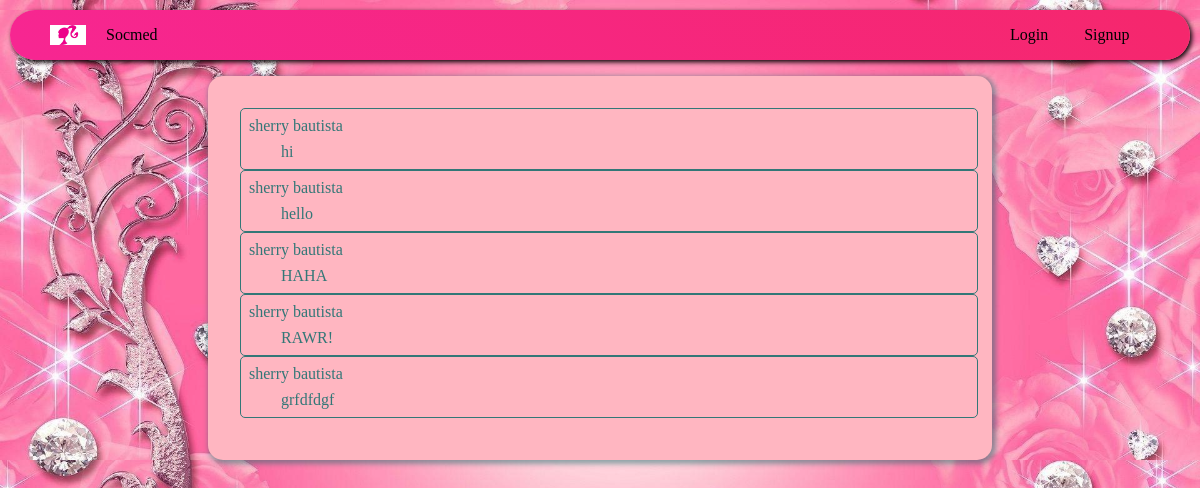
The app's page /timeline.php with its own data.
### tables this page shows
CREATE TABLE `post` (
  `pid` int(11) NOT NULL,
  `aid` int(11) NOT NULL,
  `content` text NOT NULL,
  `post_date` date NOT NULL,
  `post_time` time NOT NULL
);

CREATE TABLE `account` (
  `aid` int(11) NOT NULL,
  `email` varchar(128) NOT NULL,
  `firstname` varchar(128) NOT NULL,
  `lastname` varchar(128) NOT NULL,
  `password` varchar(512) NOT NULL
);

### models/load_all_post.php (the view, shortened to what this page needs)
<?php
include 'db/dbconnect.php';
$sql = "SELECT account.aid,"
        . " account.firstname,"
        . " account.lastname,"
        . " post.pid,"
        . " post.content,"
        . " post.post_date,"
        . " post.post_time "
        . " FROM account "
        . " INNER JOIN post ON account.aid=post.aid;";
$result=$con->query($sql);
while( $row=mysqli_fetch_assoc($result)) {
    echo "<div class='post'>";
        echo "<div class='post-name'>";
        echo $row['firstname']." ".$row['lastname'];
        echo "</div>";
        echo "<div class='post-content'>";
        echo $row['content'];
        echo "</div>";
        echo "</div>";
}

### views/header.php (shortened to what this page needs)
<!DOCTYPE html>
<html>
    <head>
        <link href="views/res/style.css" rel="stylesheet" type="text/css"/>
    </head>
    <body>
        <div class="nav">
            <div class="nav-left">
                <ul>
                    <a href="timeline.php">
                        <li class="logo">&nbsp;</li>
                    </a>
                    <a href="timeline.php">
                        <li>Socmed</li>
                    </a>
                </ul>
            </div>
            <div class="nav-right">
                <?php
                    if(isset($_SESSION['aid'])){
                ?>
                <ul>
                    <a href="profile.php">
                       <li><?=$_SESSION['firstname']; ?></li>
                    </a>
                    <a href="models/logout_account.php">
                       <li>Logout</li>
                    </a>
                </ul>
                <?php }else{ ?>
                <ul>
                    <a href="login.php">
                       <li>Login</li>
                    </a>
                    <a href="index.php">
                       <li>Signup</li>
                    </a>
                </ul>
                <?php } ?>
            </div>
        </div>

### timeline.php
<?php
include "views/header.php";
?>
<div class="timeline-container">
    <?php
    include 'models/load_all_post.php';
    ?>
</div>
<?php
include "views/footer.php";

### views/footer.php
    </body>
</html>

### views/res/style.css (style rules this page uses)
html,body { background-image: url('pink.jpg'); background-size: 100%; background-repeat: no-repeat; font-family: 'Calibri'; margin: 0px; padding: 0px; }
.nav { background-image: linear-gradient(45deg,#F72692,#F5276C); flex-direction: row; align-items: center; border-radius: 50px; max-height: 50px; margin: 10px; display: flex; box-shadow: 2px 2px 5px 0px black; }
.nav-right { display: block; width:20%; margin: 0px; margin-left: auto; text-align: left; }
.nav-right ul { list-style-type: none; margin: 0px; }
.nav-right li { display: inline-block; padding: 1em; }
.nav-left { display: inline-block; width: 70%; margin-right: auto; text-align: left; }
.nav-left ul { list-style-type: none; margin: 0px; }
.nav-left li { display: inline-block; padding: 1em; }
.logo { background-image: url('barbie.png'); background-position: center; background-size: contain; background-repeat: no-repeat; }
a { text-decoration: none; color: black; }
.post { width: 100%; border: solid .5px; border-color: #337777; border-radius: 15px; padding: .5em; border-radius: 5px; color: #337777; }
.post-content { margin-left: 2em; margin-top: .5em; }
.timeline-container { position: relative; margin: 1em auto; min-height: 40vh; min-width: 50vh; width: 60%; background-color: lightpink; border-radius: 15px; overflow: hidden; box-shadow: 2px 2px 5px 2px #11666677; padding: 2em; }

### records on screen
post: aid.firstname "sherry", aid.lastname "bautista", content "hi"
post: aid.firstname "sherry", aid.lastname "bautista", content "hello"
post: aid.firstname "sherry", aid.lastname "bautista", content "HAHA"
post: aid.firstname "sherry", aid.lastname "bautista", content "RAWR!"
post: aid.firstname "sherry", aid.lastname "bautista", content "grfdfdgf"
